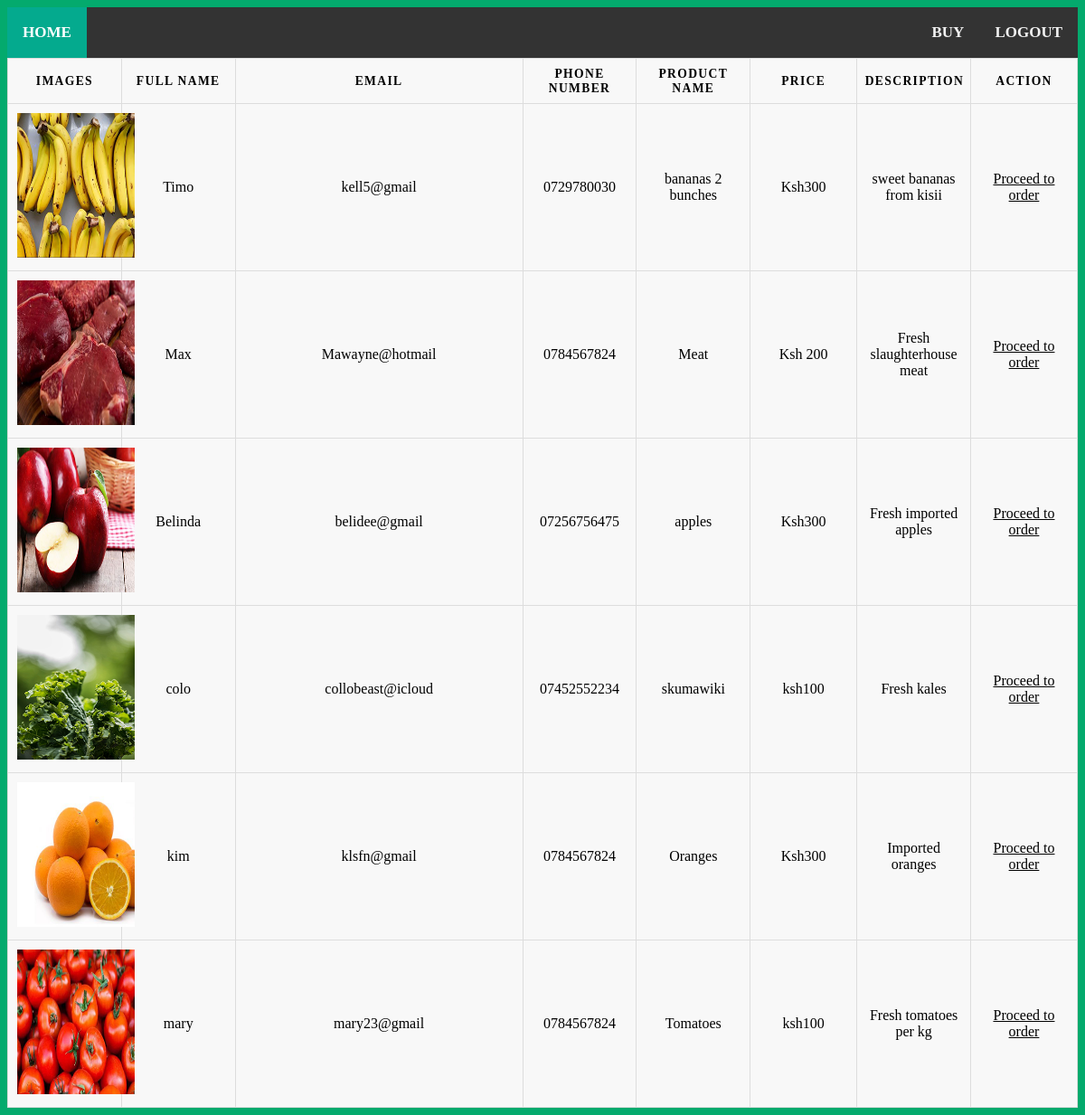
The page /customerbuy.php on the database its author committed.
### tables this page shows
CREATE TABLE IF NOT EXISTS `insertproducts` (
  `id` int(30) NOT NULL AUTO_INCREMENT,
  `product_code` date NOT NULL,
  `fname` varchar(32) NOT NULL,
  `phonenumber` varchar(38) NOT NULL,
  `productname` varchar(36) NOT NULL,
  `price` varchar(36) NOT NULL,
  `descriptions` varchar(200) NOT NULL,
  `Email` varchar(50) NOT NULL,
  PRIMARY KEY (`id`)
);

CREATE TABLE IF NOT EXISTS `images` (
  `id` int(30) NOT NULL AUTO_INCREMENT,
  `name` varchar(40) NOT NULL,
  `image` varchar(50) NOT NULL,
  PRIMARY KEY (`id`)
);

### customerbuy.php (the view, shortened to what this page needs)
<!DOCTYPE html>
<html>
<head>
    <link rel="stylesheet" href="https://cdnjs.cloudflare.com/ajax/libs/font-awesome/4.7.0/css/font-awesome.min.css">
</head>
<body style="background-color: #04AA6D;">
<section id="header">
        <div class="topnav" id="myTopnav">
            <a href="customerhome.php" class="active">HOME</a>
            <a href="logout.php">LOGOUT</a>
            <a href="customerbuy.php">BUY</a>
        </div>
    </section>
<div id="content">
<?php
$db = mysqli_connect("localhost", "root", "", "agriculture");
$result = mysqli_query($db, "SELECT * FROM insertproducts LEFT JOIN images using(id)");
echo "<table border='5' >
<thead><tr>
<th>images</th>
<th>Full name</th>
<th>Email</th>
<th>Phone number</th>
<th>Product name</th>
<th>Price</th>
<th>Description</th>
<th>Action</th>
</tr>
</thread>";
while($row = mysqli_fetch_array($result, MYSQLI_ASSOC))
  {
  echo "<tr>";
  echo "<tbody>";
  echo '  <td><img src="sell_images/'.$row["image"].' " height="160" width="130" class="img-thumnail" />  </td>  ';
  echo "<td>" . $row['fname'] . "</td>";
  echo "<td>" . $row['Email'] . "</td>";
  echo "<td>" . $row['phonenumber'] . "</td>";
  echo "<td>" . $row['productname'] . "</td>";
  echo "<td>" . $row['price'] . "</td>";
  echo "<td>" . $row['descriptions'] . "</td>";
  echo "<td><a  href='customerorder.php?id=".$row['id']."' >Proceed to order </a></td>";
  echo "</tr>";
  }
echo "</table>";
?>
</body>
</html>

### customerbuy.php (style rules this page uses)
.topnav { overflow: hidden; background-color: #333; }
.topnav a { float: right; display: block; color: #f2f2f2; text-align: center; padding: 18px 17px; text-decoration: none; font-size: 17px; font-weight: bold; }
.topnav a.active { background-color: #04aa8e; color: white; float: left; }
table { border: 1px solid #ccc; border-collapse: collapse; margin: 0; padding: 0; width: 100%; table-layout: fixed; }
table tr { background-color: #f8f8f8; border: 1px solid #ddd; padding: .35em; }
td a { color: Black; }
table th, table td { padding: .625em; text-align: center; }
th:nth-child(8) { width: 100px; }
th:nth-child(6) { width: 100px; }
th:nth-child(3) { width: 300px; }
table th { font-size: .85em; letter-spacing: .1em; text-transform: uppercase; }

### rows shown on the page
insertproducts: images.image (picture), fname "Timo", Email "kell5@gmail", phonenumber "0729780030", productname "bananas 2 bunches", price "Ksh300", descriptions "sweet bananas from kisii"
insertproducts: images.image (picture), fname "Max", Email "Mawayne@hotmail", phonenumber "0784567824", productname "Meat", price "Ksh 200", descriptions "Fresh slaughterhouse meat"
insertproducts: images.image (picture), fname "Belinda", Email "belidee@gmail", phonenumber "07256756475", productname "apples", price "Ksh300", descriptions "Fresh imported apples"
insertproducts: images.image (picture), fname "colo", Email "collobeast@icloud", phonenumber "07452552234", productname "skumawiki", price "ksh100", descriptions "Fresh kales"
insertproducts: images.image (picture), fname "kim", Email "klsfn@gmail", phonenumber "0784567824", productname "Oranges", price "Ksh300", descriptions "Imported oranges"
insertproducts: images.image (picture), fname "mary", Email "mary23@gmail", phonenumber "0784567824", productname "Tomatoes", price "ksh100", descriptions "Fresh tomatoes per kg"
